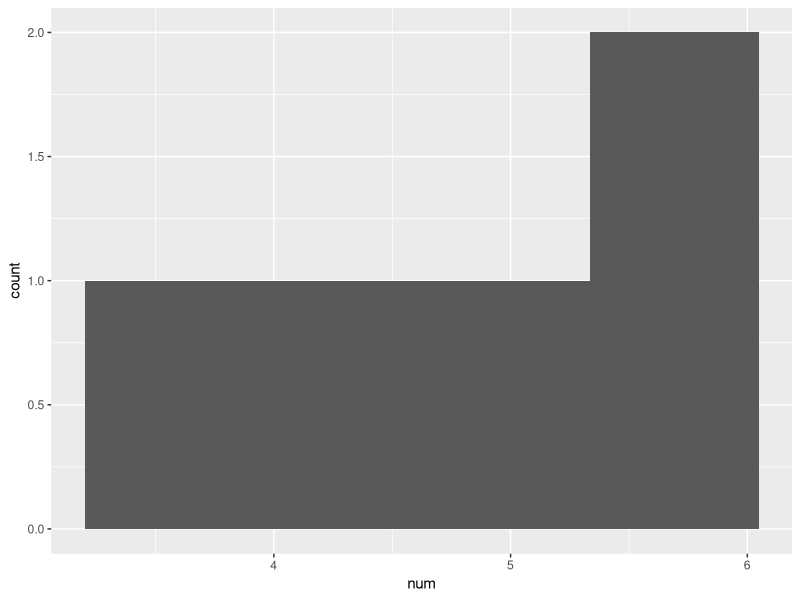
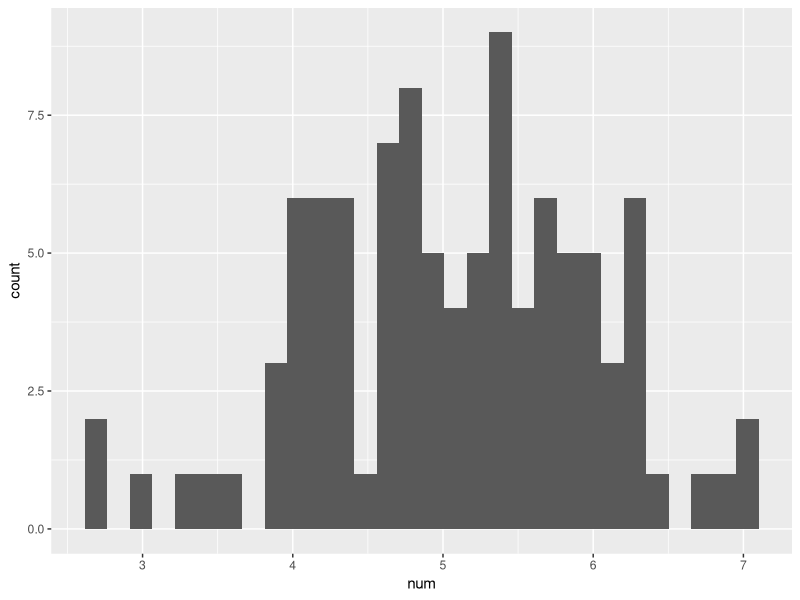
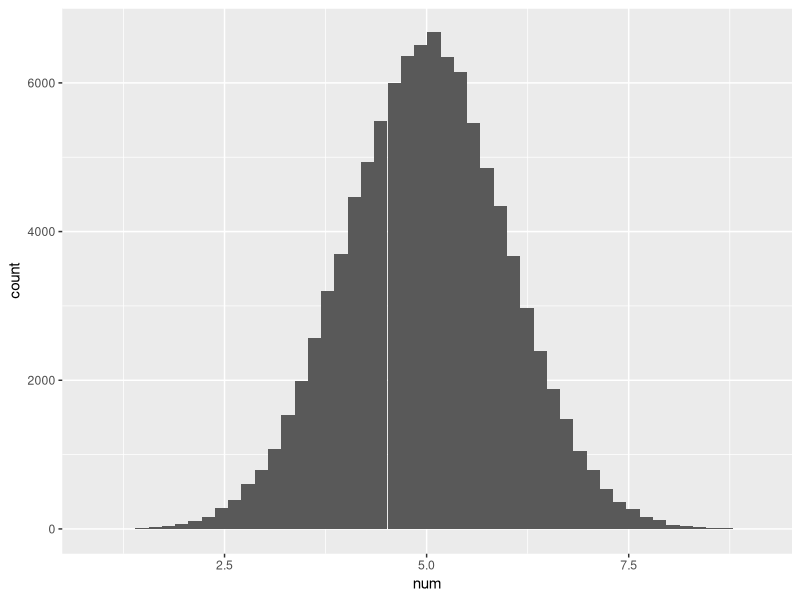
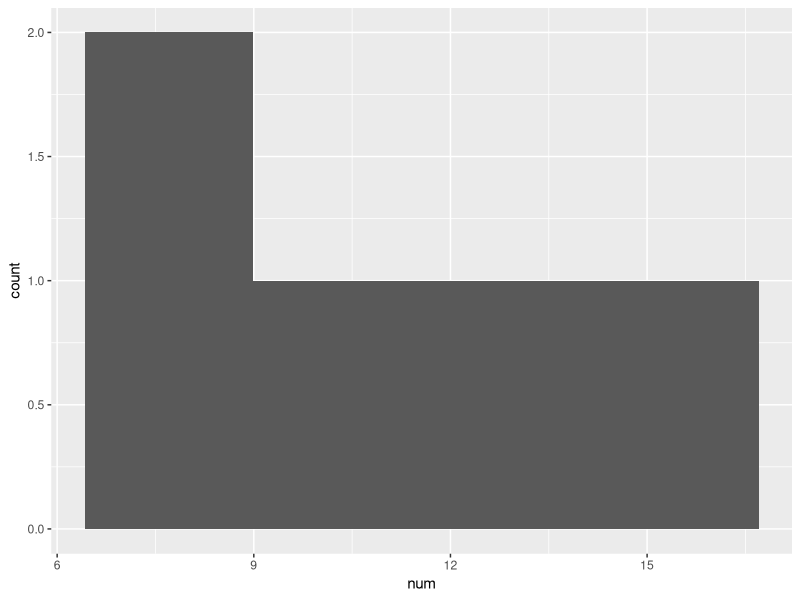
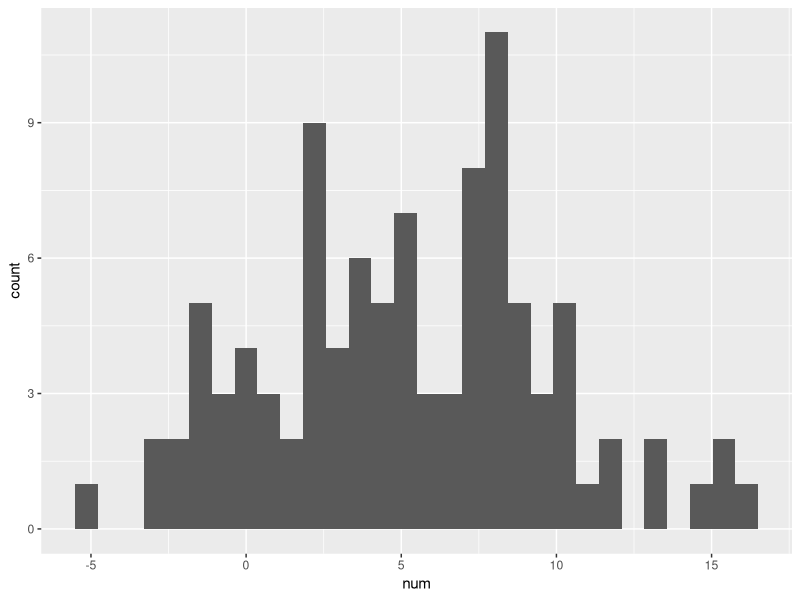
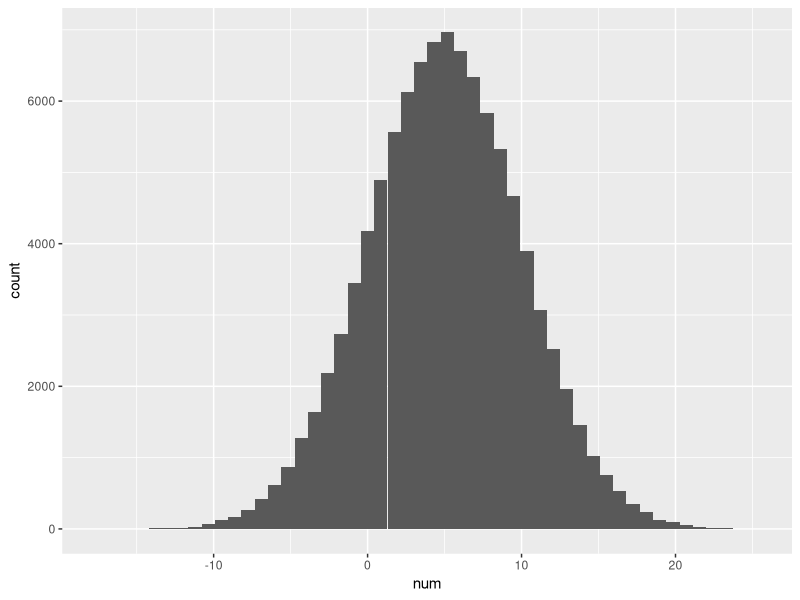
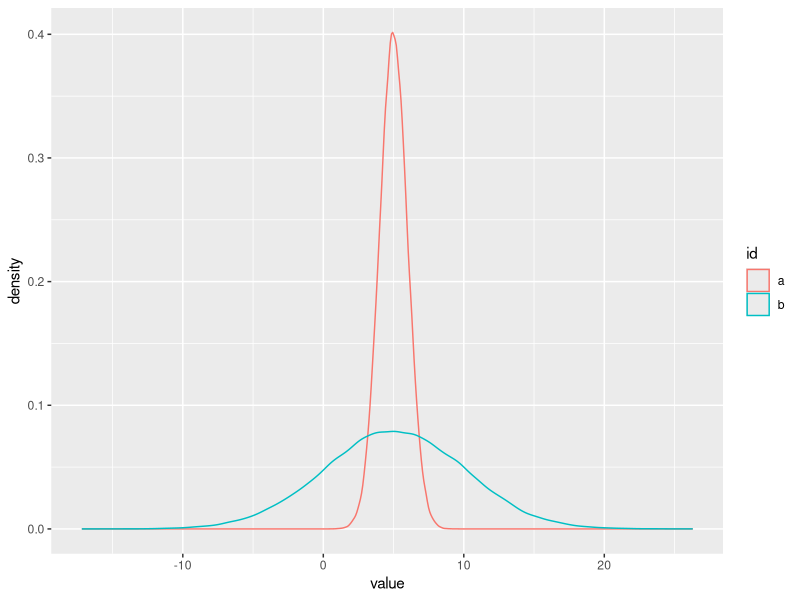
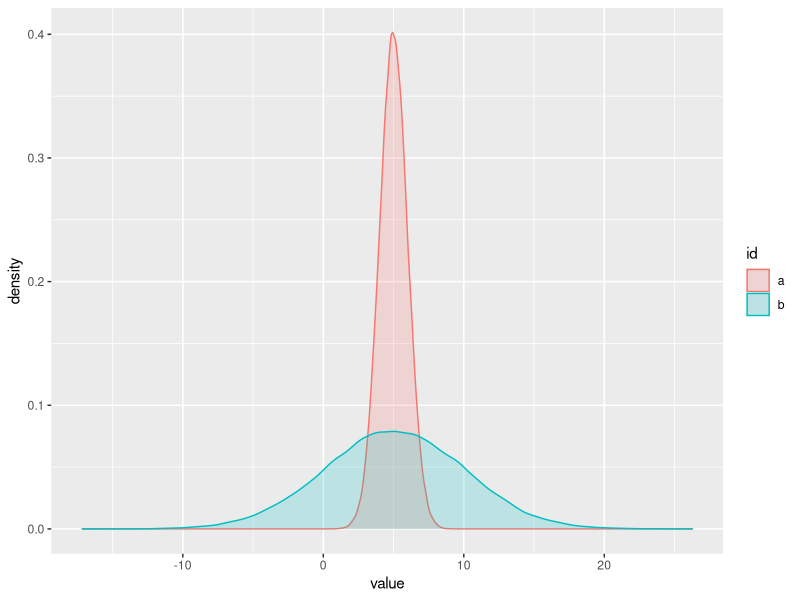

These charts were generated, in order, by the following R code:
## ---- chunk 1
library(tidyverse)
library(readxl)
library(cowplot)
## ---- chunk 2
(0.75 * 0.04) / (0.75 * 0.04 + (1 - 0.04) * 0.07)
## ---- chunk 3
# FIXME
AA <- rnorm(5)
BB <- rnorm(5)
cat(AA, "\n", BB)

AA <- rnorm(5)
BB <- rnorm(5)
cat(AA, "\n", BB)
## ---- chunk 4
# FIXME
set.seed(34288)
AA <- rnorm(5)
BB <- rnorm(5)
cat(AA, "\n", BB)

set.seed(34288)
AA <- rnorm(5)
BB <- rnorm(5)
cat(AA, "\n", BB)
## ---- chunk 5
# FIXME
set.seed(34288)
AA <- rnorm(5)
set.seed(34288)
BB <- rnorm(5)
cat(AA, "\n", BB)
## ---- chunk 6
set.seed(592777)
pp_all <- tibble(id = letters[1:26],
                 sex = sample(c('m', 'f'), 26, replace = TRUE))
## ---- chunk 7
# FIXME
sample(pp_all$id, 5)
pp_all[sample(seq(1, nrow(pp_all)), 5), ]
## ---- chunk 8
# 1
xx1 <- data_frame(num = rnorm(5, 5, 1))

xx1 %>% ggplot(aes(num)) +
  geom_histogram(bins = 4)

# 2
xx2 <- data_frame(num = rnorm(100, 5, 1))

xx2 %>% ggplot(aes(num)) +
  geom_histogram(bins = 30)

# 3
xx3 <- data_frame(num = rnorm(100000, 5, 1))

xx3 %>% ggplot(aes(num)) +
  geom_histogram(bins = 50)

# 4
xx4 <- data_frame(num = rnorm(5, 5, 5)) 

xx4 %>% ggplot(aes(num)) +
  geom_histogram(bins = 4)

# 5
xx5 <- data_frame(num = rnorm(100, 5, 5))

xx5 %>% ggplot(aes(num)) +
  geom_histogram(bins = 30)

# 6
xx6 <- data_frame(num = rnorm(100000, 5, 5))

xx6 %>% ggplot(aes(num)) +
  geom_histogram(bins = 50)
## ---- chunk 9
n <- 100000
xx.b <- data_frame(id = rep(c('a', 'b'), each = n),
                   value = c(rnorm(n, 5, 1), rnorm(n, 5, 5)))

ggplot(xx.b, aes(x = value, color = id)) +
  geom_density()

#or

ggplot(xx.b, aes(x = value, color = id, fill = id)) +
  geom_density(alpha = 1/5)
## ---- chunk 10
ggplot(xx.b, aes(x = value, color = id, fill = id)) +
  geom_vline(xintercept = 7) +
  geom_density(alpha = 1/5)
## ---- chunk 11
xx.b %>% 
  group_by(id) %>% 
  summarize(pct = sum(value > 7) / n)

#3 
nrow(xx3[xx3$num > 7, ]) / nrow(xx3)

#6
nrow(xx6[xx6$num > 7, ]) / nrow(xx6)
## ---- chunk 12
pnorm(7, mean = 5, sd = 1, lower.tail = FALSE)
pnorm(7, mean = 5, sd = 5, lower.tail = FALSE)
